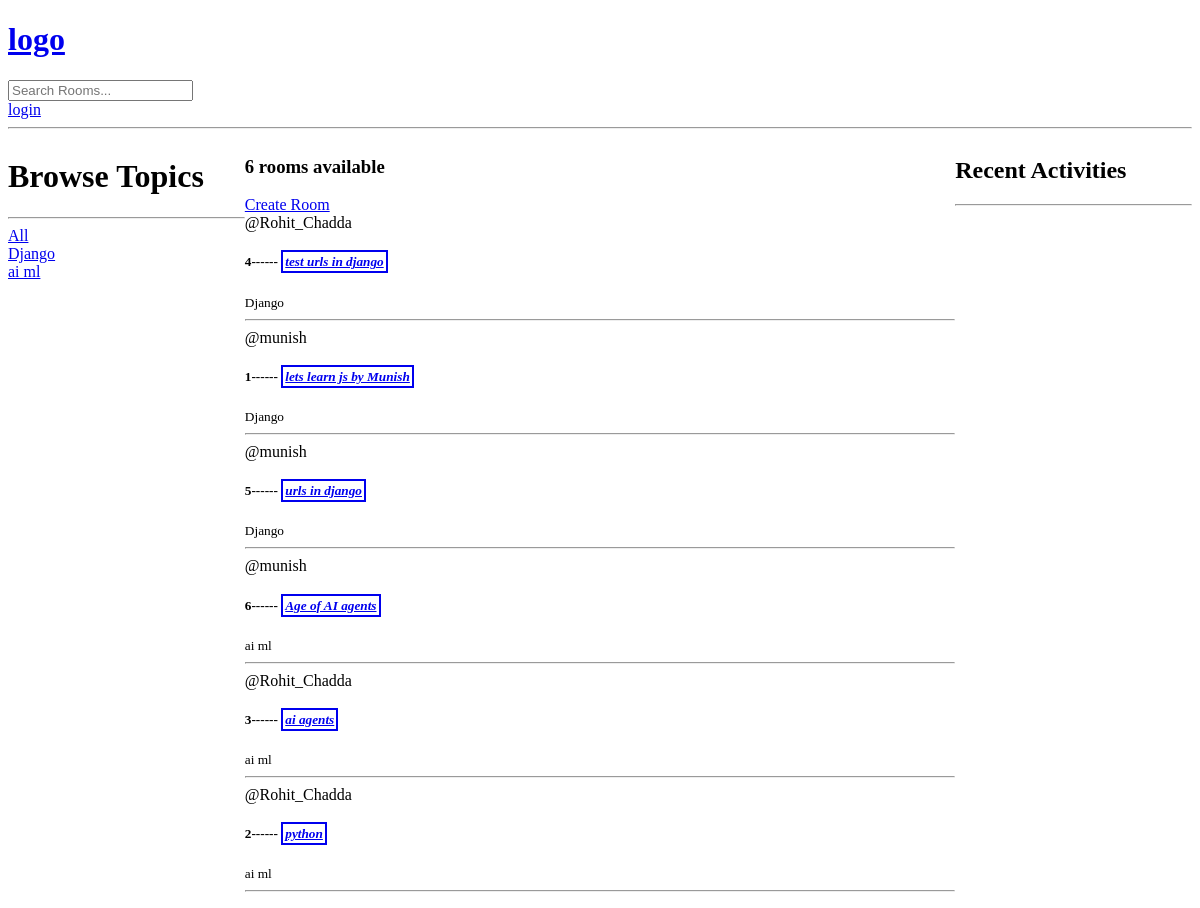
The app's page /, older data.
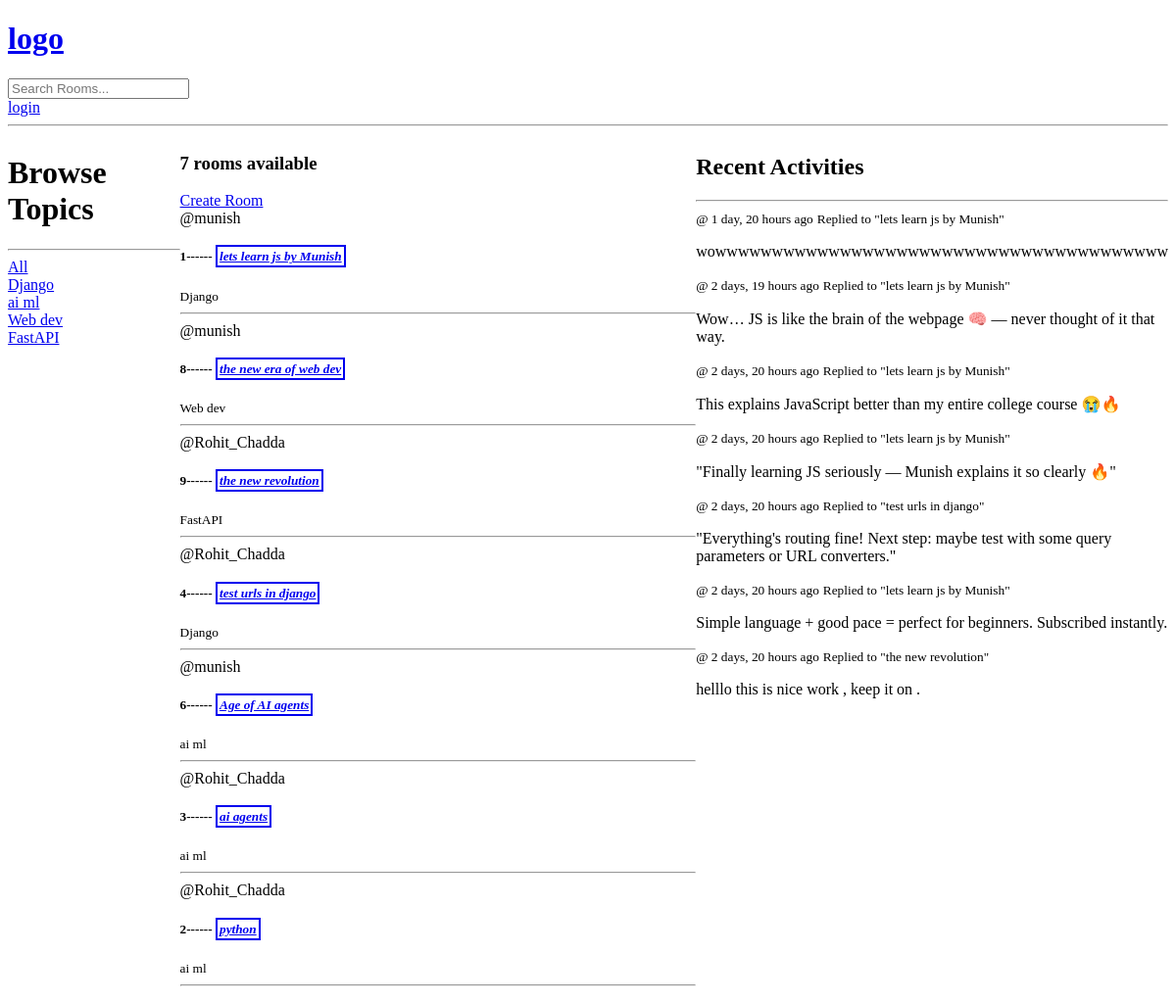
The same page, newer data.
### base/models.py (models this page shows, shortened)
class Topic(models.Model):#one topic can have many rooms , but room has one topic only .
    name = models.CharField(max_length=200)

class Room(models.Model):
    host  = models.ForeignKey(User,on_delete=models.SET_NULL , null=True)#foreign key means koi dusra model as value here , // yha User model use kr rhe h .
    topic = models.ForeignKey(Topic , on_delete=models.SET_NULL , null=True) # if topic deleted set null & allow room to be null .
    name = models.CharField(max_length=200)
    description = models.TextField(null=True , blank=True)
    participants = models.ManyToManyField(User , related_name = 'participants' ,blank=True) # many to many relationship , one room can have many participants , and one user can be in many rooms .
    updated = models.DateTimeField(auto_now=True) #last time created /updated .
    created = models.DateTimeField(auto_now_add=True) # store time created . // only 1 time occurs .
    class Meta:
        ordering =['-updated' , '-created'] # now it will prioritized  or stored & showed   as newest first in ascending order
    def __str__(self):
        return self.name

class Message(models.Model):
    user=models.ForeignKey(User,on_delete=models.CASCADE)
    room = models.ForeignKey(Room , on_delete=models.CASCADE) # cascde means-->delete all messages in room if we delete room .
    body = models.TextField()
    updated = models.DateTimeField(auto_now=True)
    created = models.DateTimeField(auto_now_add=True)
    class Meta:
        ordering =['-updated' , '-created'] # now it will prioritized  or stored & showed   as newest first in ascending order

### base/views.py (the view, shortened to what this page needs)
# urls.py: path('' ,views.home , name="home"),
def home(request):
    q=request.GET.get('q') if request.GET.get('q')!=None else ''
    if q=='':
        rooms =Room.objects.all()
        room_messages=Message.objects.all() ;
    topics=Topic.objects.all()
    rooms_count = rooms.count()
    context = {'rooms':rooms , 'topics':topics , 'rooms_count':rooms_count , 'room_messages':room_messages}
    return render(request , 'base/home.html', context  )

### base/templates/base/home.html (shortened to what this page needs)
{% extends 'main.html' %}  {% block content %}
<div class="home-cotainer">
  <div>
    {% include 'base/topics_component.html' %}
  </div>
  <div>
    <h3 class="mb-4 text-xl">
      {{rooms_count}} rooms available
    </h3>
    <a href="{% url 'create-room' %}"
      class="m-5 mt-8 bg-purple-700 text-white px-4 py-2 rounded shadow-lg transition duration-300 hover:bg-gradient-to-tr hover:from-white/10 hover:to-purple-800">Create
      Room</a>
    {% include 'base/feed_component.html' %}
  </div>
  <div>
    {% include 'base/activity_component.html' %}
  </div>
</div>
{% endblock %}

### base/templates/base/topics_component.html
    <h1 class="text-4xl">Browse Topics</h1>
    <hr />
    <div>
      <a href="{% url 'home' %}">All</a>
    </div>
    {% for topic in topics %}
    <div>
      <a href="{% url 'home' %}?q={{topic.name}}">{{topic.name}}</a>
    </div>
    {% endfor %}

### base/templates/base/feed_component.html (shortened to what this page needs)
<div>
    {% for room in rooms %}
    <div
      class="room border-2 border-green-300 rounded-md m-4 p-4 hover:border-green-500 transition"
    >
      <span>@{{room.host.username}}</span>
      <h5 class="mt-3">
        {{room.id}}------ <a href="{% url 'room' room.id %}">{{room.name}}</a>
      </h5>
      <small>{{room.topic.name}}</small>
      <hr />
    </div>
    {% endfor %}
</div>

### base/templates/base/activity_component.html (shortened to what this page needs)
<h2>Recent Activities</h2>
    <hr>
    {% for message in room_messages %}
    <div>
      <small>@{{messgae.user}} {{message.created |timesince}} ago</small>
      <small>Replied to "{{message.room}}"</small>
      <p>{{message.body}}</p>
    </div>
    {% endfor %}

Row changes from the older to the newer data that the page shows:
removed Room: host.username "munish", id "5", name "urls in django", topic.name "Django"
added Topic: name "Web dev"
added Topic: name "FastAPI"
changed Room "lets learn js by Munish": moves up the list
added Room: host.username "munish", id "8", name "the new era of web dev", topic.name "Web dev"
added Room: host.username "Rohit_Chadda", id "9", name "the new revolution", topic.name "FastAPI"
added Message: created "1 day, 20 hours", room "lets learn js by Munish", body "wowwwwwwwwwwwwwwwwwwwwwwwwwwwwwwwwwwwwwwww"
added Message: created "2 days, 19 hours", room "lets learn js by Munish", body "Wow… JS is like the brain of the webpage 🧠 — never thought of it that way."
added Message: created "2 days, 20 hours", room "lets learn js by Munish", body "This explains JavaScript better than my entire college course 😭🔥"
added Message: created "2 days, 20 hours", room "lets learn js by Munish", body "\"Finally learning JS seriously — Munish explains it so clearly 🔥\""
added Message: created "2 days, 20 hours", room "test urls in django", body "\"Everything's routing fine! Next step: maybe test with some query parameters or URL converters.\""
added Message: created "2 days, 20 hours", room "lets learn js by Munish", body "Simple language + good pace = perfect for beginners. Subscribed instantly."
added Message: created "2 days, 20 hours", room "the new revolution", body "helllo this is nice work , keep it on ."
Text that changed along with them:
{{ rooms_count }}: "6" → "7"
